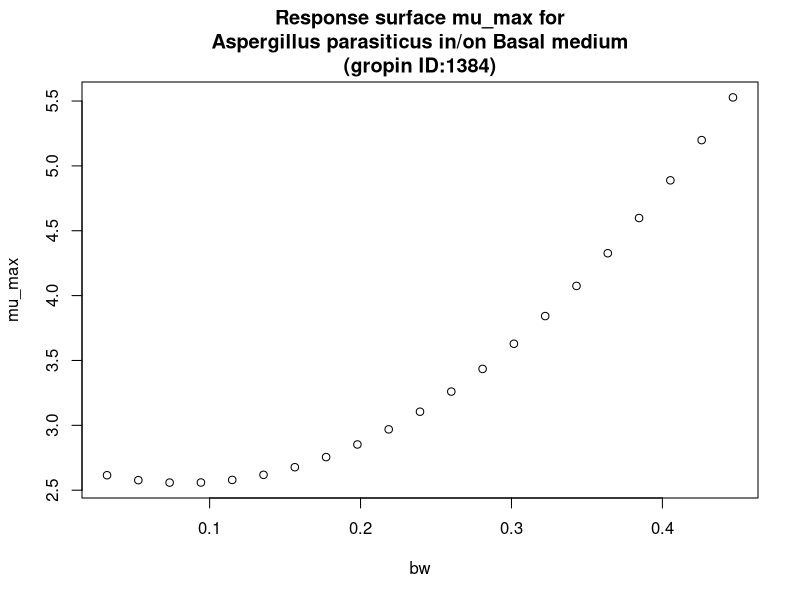

Write the R code that produced this figure.
#############################
# start of Parameter script
#############################
bw <- seq(0.032032,0.446753246753247,length.out=21)
#############################
# end of Parameter script
#############################
############################# 
# start of Model script Gropin ID 1384 
#############################
 
# constant coefficients for this model
 
variables <- data.frame(bw)
argumentsPar <- expand.grid(variables)
 
# heart of the model
response_surface <- function(bw) {
   mumax <-(2.712-3.740*bw+22.48*bw^2)

return(mumax=mumax)
} 

# output parameters
mumax <- cbind(argumentsPar,response_surface(argumentsPar['bw']))
colnames(mumax) <- c(colnames(argumentsPar),'mumax')
#############################
# End of Model script
#############################
############################# 
# start of Visualisation script Gropin ID 1384 
#############################
plot(bw,mumax$mumax,
                          xlab='bw',
                          ylab='mu_max',main='Response surface mu_max for
Aspergillus parasiticus in/on Basal medium
(gropin ID:1384)')
#############################
# End of Visualisation script
#############################
